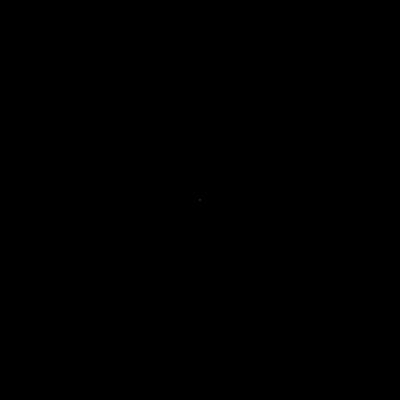
Frame 1 (no input)
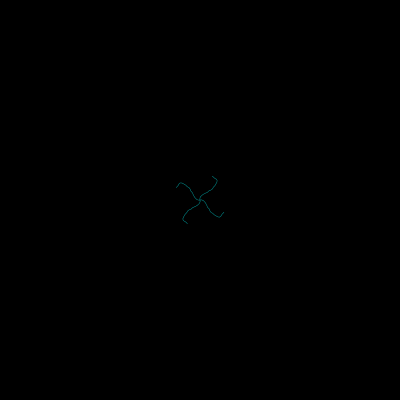
Frame 60 (the mouse pressed at the canvas centre just before this capture)
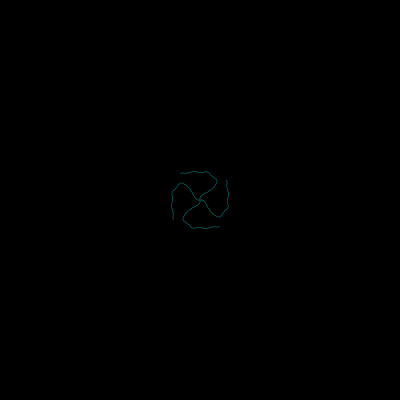
Frame 120 (the mouse held since frame 60 and released just before this capture)

The Processing sketch that drew these frames (run headless with seeded random() and noise(); from frame 60 on, the mouse is pressed at the canvas centre):

// Processing sketch: Symetrie03
// ── Symetrie03.pde
/*
 +++++++++++++++++++++++++++++++++++++++++++++++++++++++++++ 
 SYMMETRY 22/11/11
 Introduces loops, rotation & transformation to draw patterns.
 
 THE FREE ART BUREAU 2011
 http://www.freeartbureau.org
 info@freeartbureau.org
 
 Licensed under GNU General Public License (GPL) version 3.
 http://www.gnu.org/licenses/gpl.html
 
 +++++++++++++++++++++++++++++++++++++++++++++++++++++++++++ 
 **NB 
 
 */

////////////////////////// GLOBALS ///////////////////////////

float angleStep = 90;
float xPos, yPos;
float angle;
float scaling = 7;

////////////////////////// SETUP ///////////////////////////
void setup() {
  size(400, 400);
  smooth();
  background(0);
  noStroke();
  fill(0,255,255);
}

////////////////////////// DRAW ///////////////////////////
void draw() {
  //Translate the coordinate system so we rotate from the center.
  translate(width/2, height/2);
  
  //Repeat our form by the number designated by the variable angleStep.
  //So 360/90 = 4
  //Our form will repeat 4 times.
  for (float theta=0; theta<360; theta+=angleStep) {
    
    //Create a simple random movement algorithm.
    angle += random(-0.13, 0.14);
    xPos+= sin(angle) / scaling;
    yPos+= cos(angle) / scaling;

    //Draw an ellipse
    ellipse(xPos, yPos, 0.5, 0.5);
    
    //And each repeated form is rotated by 90° (also designated by angleStep)
    rotate(radians(angleStep));
  }
}

////////////////////////// KEYS ///////////////////////////
void keyPressed() {
  if (key == 'q' || key == 'Q') {
    background(0);
    //RÉINITIALISER NOS PARAMÈTRES POUR RECOMMENCER
    xPos = 0;
    yPos = 0;
    translate(width/2, height/2);
  }
}
